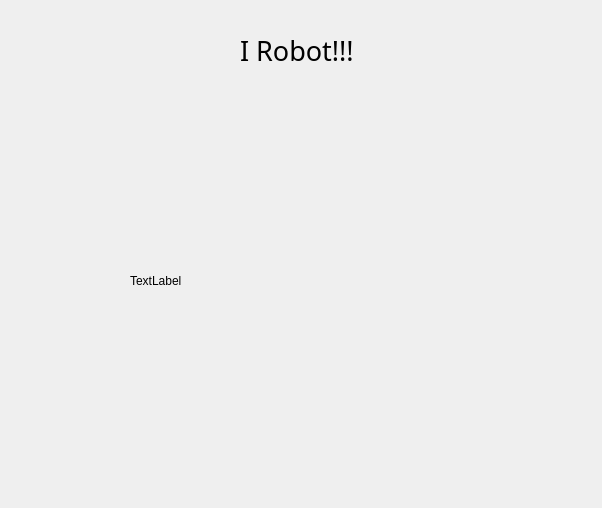
<?xml version="1.0" encoding="UTF-8"?>
<ui version="4.0">
 <class>Widget</class>
 <widget class="QWidget" name="Widget">
  <property name="geometry">
   <rect>
    <x>0</x>
    <y>0</y>
    <width>602</width>
    <height>508</height>
   </rect>
  </property>
  <property name="windowTitle">
   <string>Widget</string>
  </property>
  <widget class="QLabel" name="title">
   <property name="geometry">
    <rect>
     <x>240</x>
     <y>10</y>
     <width>161</width>
     <height>81</height>
    </rect>
   </property>
   <property name="font">
    <font>
     <family>Adobe Devanagari</family>
     <pointsize>20</pointsize>
    </font>
   </property>
   <property name="text">
    <string>I Robot!!!</string>
   </property>
  </widget>
  <widget class="QLabel" name="img">
   <property name="geometry">
    <rect>
     <x>130</x>
     <y>80</y>
     <width>351</width>
     <height>401</height>
    </rect>
   </property>
   <property name="text">
    <string>TextLabel</string>
   </property>
  </widget>
 </widget>
 <layoutdefault spacing="6" margin="11"/>
 <resources/>
 <connections/>
</ui>
